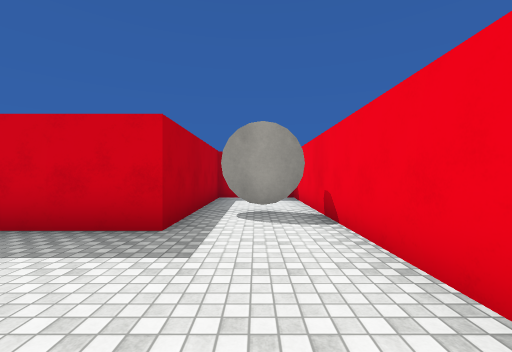
View 1 (above)

24 first-person views from a walk through a 3-D level made in the Unity game engine. The camera is 1.4 m above the floor, looks level and sees 90° across. The floor is counted in squares, 2 m on a side. Each view is taken from the middle of a square. On the plan, view 1 faces up. The plan holds only what a view shows up to about 9 squares ahead; the rest is blank. The place goes on beyond the plan. The player character is not drawn. Surface patterns are stand-ins for the level's own textures.

View 2
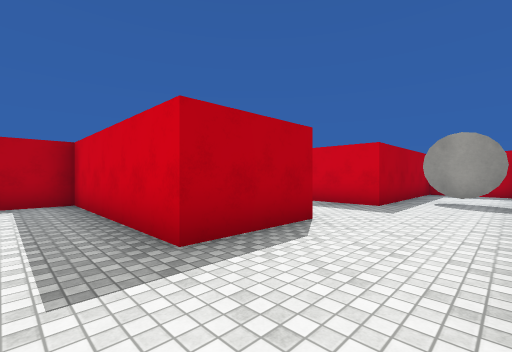

View 3
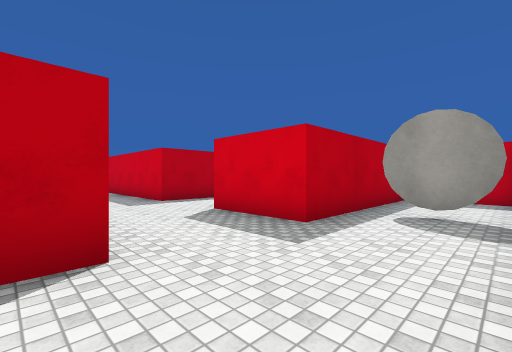

View 4
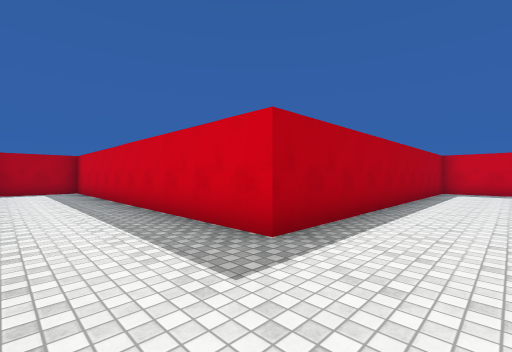

View 5
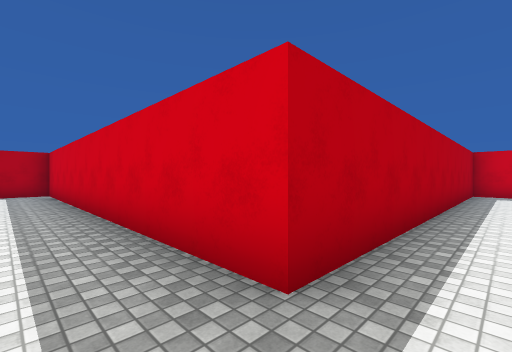

View 6
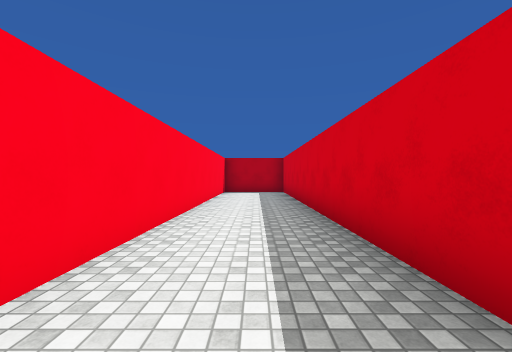

View 7
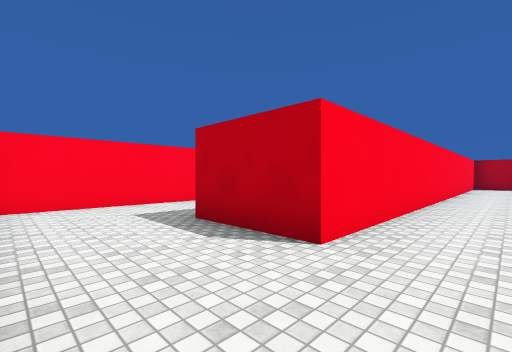

View 8
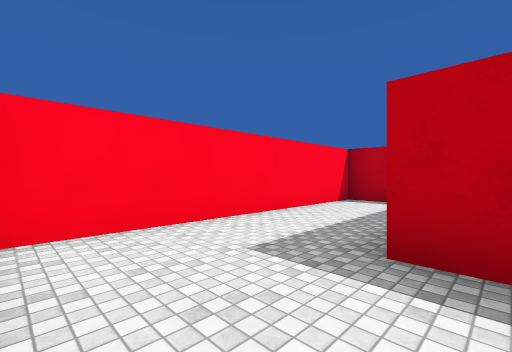

View 9
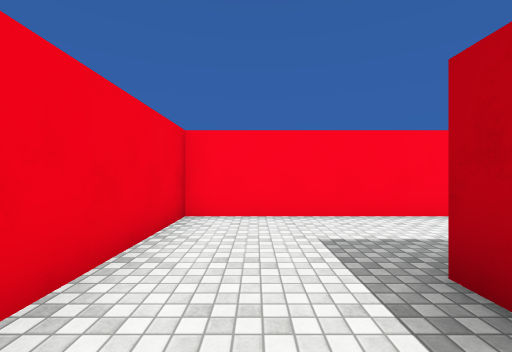

View 10
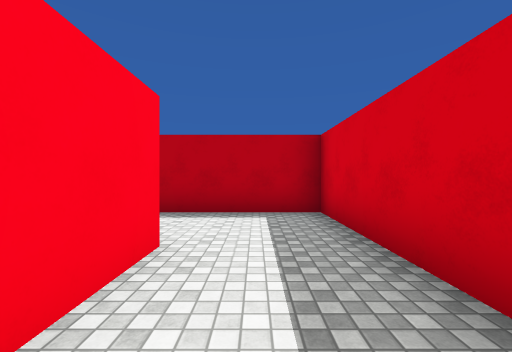

View 11
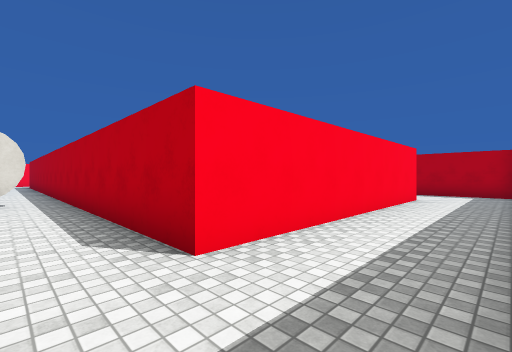

View 12
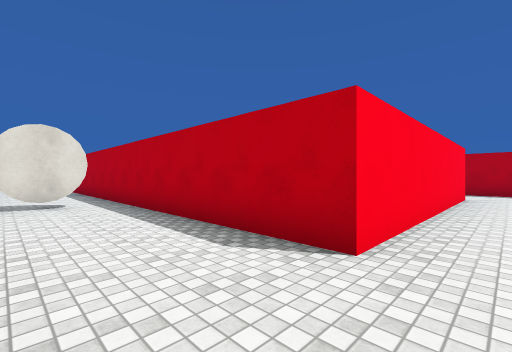

View 13
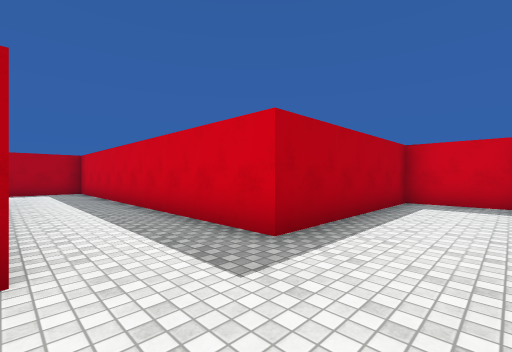

View 14
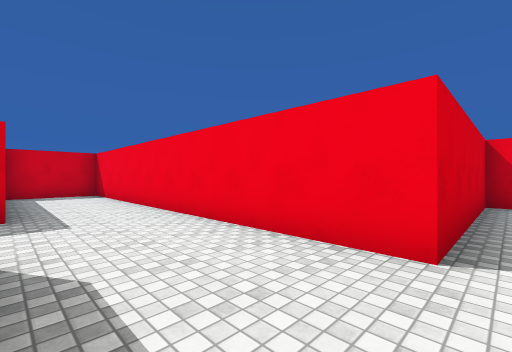

View 15
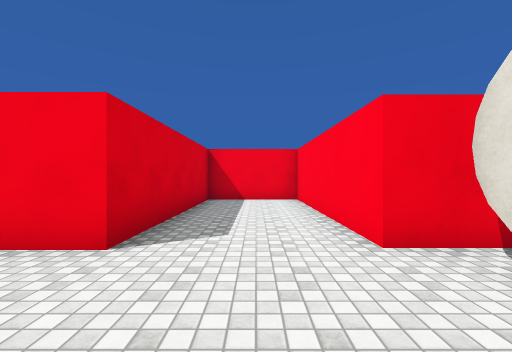

View 16
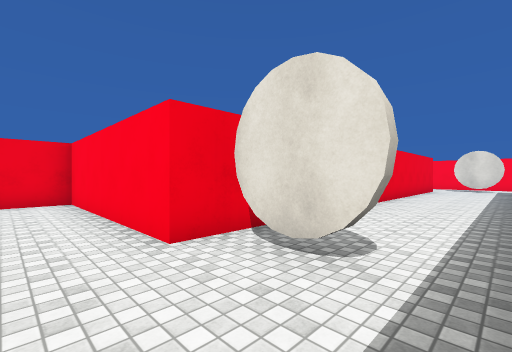

View 17
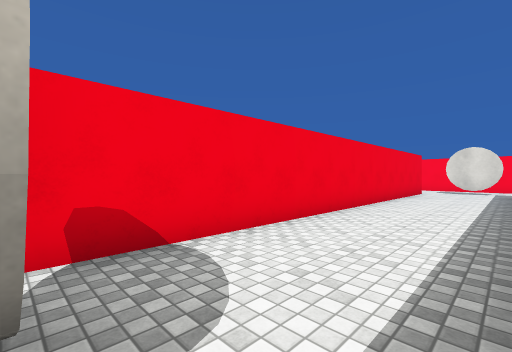

View 18
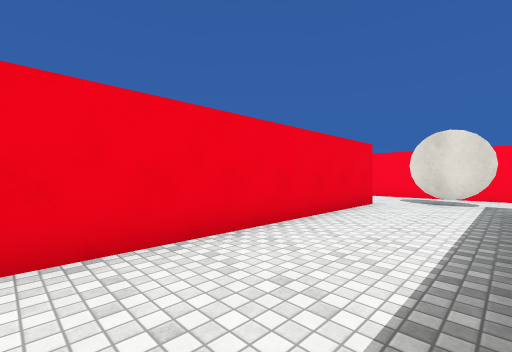

View 19
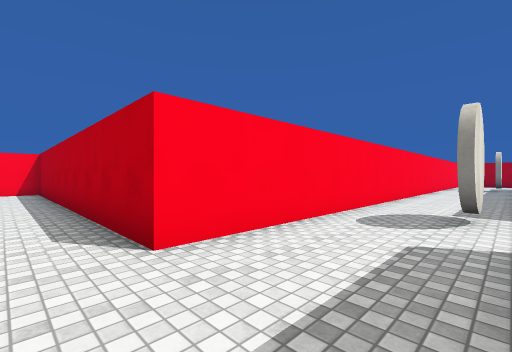

View 20
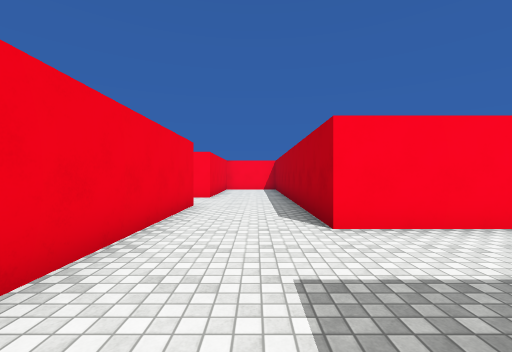

View 21
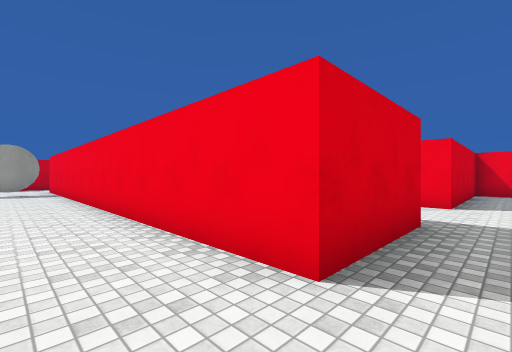

View 22
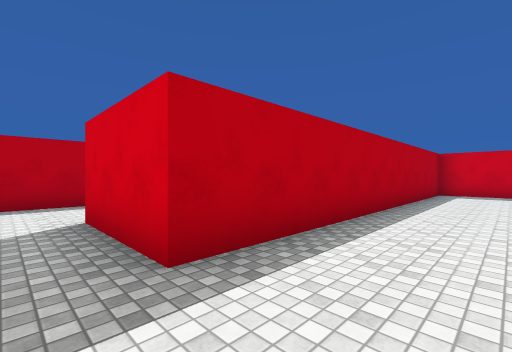

View 23
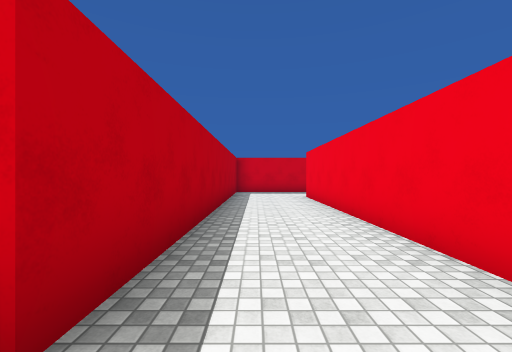

View 24
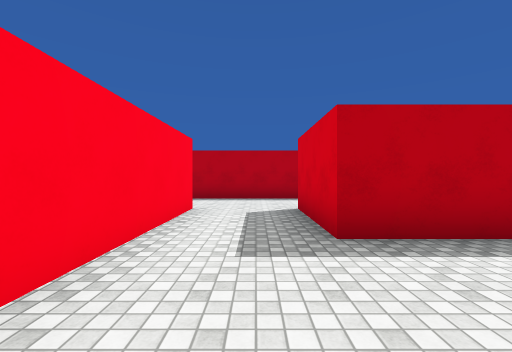

### Floor plan
Points are (right, up) in squares from view 1. A wall is a line through its corners. A room is listed if a view was taken in it or the views show most of it. See-through windows are left out.
Room 1 (views 1, 2, 3, 4, 5, 6, 7, 8, 9)
walls: (1.2, 1.1) (1.2, 7.8); (-1.3, 7.8) (-1.3, 3.2) (-3.6, 3.2); (-13.9, 0.6) (-1.3, 0.6) (-1.3, -1.8) (-6.3, -1.8) (-6.3, -4.4) (1.2, -4.4) (1.2, -1.1); (-3.4, 13.3) (-5.9, 13.3) (-5.9, 3.2) (-16.3, 3.2) (-16.3, 1)
ways out: opening at (-3, 12.5) to room 2
objects: other object (0, 5)
Room 2 (views 10, 11, 12, 13, 14, 15, 16, 17, 18, 19, 20, 21, 22, 23, 24)
walls: (6.5, -6.8) (6.5, 5.8) (11.5, 5.8) (11.5, 8.4) (6.5, 8.4) (6.5, 18.4) (4.1, 18.4) (4.1, 13.3) (-3.4, 13.3); (-0.4, -9.4) (9, -9.4) (9, -16.4); (14.2, -2.1) (14.2, -12.1) (11.5, -12.1) (11.5, -1.8); (16, -1.8) (14.4, -1.8); (11.5, -14.9) (11.5, -14.4) (15.8, -14.4); (-3.6, 11) (3.8, 11) (3.8, 1.5); (17.4, -12.1) (16.7, -12.1) (16.7, -4.5)
ways out: opening at (-3, 12.5) to room 1
objects: other object (5, -7); other object (5, 5); other object (10, -1)

Positions as (right, up) in squares from view 1, and headings:
1: (0, 0), facing up
2: (1, -3), facing up-left
3: (1, 0), facing up-left
4: (-4, 1), facing up-left
5: (-5, 2), facing up-left
6: (-5, 2), facing left
7: (1, 2), facing down-left
8: (1, -1), facing down-left
9: (0, 0), facing down
10: (-1, 12), facing left
11: (5, 13), facing down-left
12: (6, 12), facing down-left
13: (6, 11), facing up-left
14: (4, 8), facing up-right
15: (4, 7), facing right
16: (4, 7), facing down-right
17: (4, 5), facing down-right
18: (4, 0), facing down-right
19: (10, -7), facing down-left
20: (10, -6), facing down
21: (10, -13), facing up-right
22: (16, -13), facing up-left
23: (15, -13), facing up
24: (17, -13), facing left
